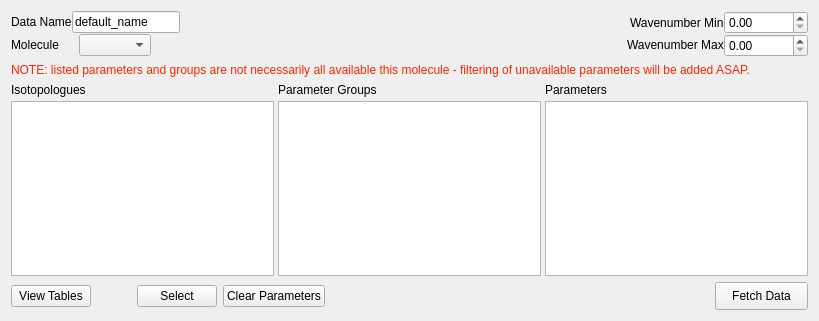
<?xml version="1.0" encoding="UTF-8"?>
<ui version="4.0">
 <class>Form</class>
 <widget class="QWidget" name="Form">
  <property name="geometry">
   <rect>
    <x>0</x>
    <y>0</y>
    <width>819</width>
    <height>321</height>
   </rect>
  </property>
  <property name="windowTitle">
   <string>Form</string>
  </property>
  <layout class="QVBoxLayout" name="verticalLayout_7">
   <item>
    <layout class="QVBoxLayout" name="verticalLayout_11">
     <property name="spacing">
      <number>0</number>
     </property>
     <property name="sizeConstraint">
      <enum>QLayout::SetDefaultConstraint</enum>
     </property>
     <item>
      <layout class="QHBoxLayout" name="horizontalLayout_19">
       <item>
        <widget class="QLabel" name="label_14">
         <property name="sizePolicy">
          <sizepolicy hsizetype="Maximum" vsizetype="Maximum">
           <horstretch>0</horstretch>
           <verstretch>0</verstretch>
          </sizepolicy>
         </property>
         <property name="minimumSize">
          <size>
           <width>0</width>
           <height>0</height>
          </size>
         </property>
         <property name="font">
          <font>
           <pointsize>9</pointsize>
          </font>
         </property>
         <property name="text">
          <string>Data Name</string>
         </property>
        </widget>
       </item>
       <item>
        <widget class="QLineEdit" name="data_name">
         <property name="sizePolicy">
          <sizepolicy hsizetype="Minimum" vsizetype="Fixed">
           <horstretch>0</horstretch>
           <verstretch>0</verstretch>
          </sizepolicy>
         </property>
         <property name="minimumSize">
          <size>
           <width>0</width>
           <height>0</height>
          </size>
         </property>
         <property name="font">
          <font>
           <pointsize>9</pointsize>
          </font>
         </property>
         <property name="text">
          <string>default_name</string>
         </property>
        </widget>
       </item>
       <item>
        <spacer name="horizontalSpacer">
         <property name="orientation">
          <enum>Qt::Horizontal</enum>
         </property>
         <property name="sizeHint" stdset="0">
          <size>
           <width>40</width>
           <height>20</height>
          </size>
         </property>
        </spacer>
       </item>
       <item>
        <widget class="QLabel" name="label_15">
         <property name="sizePolicy">
          <sizepolicy hsizetype="Maximum" vsizetype="Preferred">
           <horstretch>0</horstretch>
           <verstretch>0</verstretch>
          </sizepolicy>
         </property>
         <property name="maximumSize">
          <size>
           <width>16777215</width>
           <height>16777215</height>
          </size>
         </property>
         <property name="font">
          <font>
           <pointsize>9</pointsize>
          </font>
         </property>
         <property name="text">
          <string>Wavenumber Min</string>
         </property>
        </widget>
       </item>
       <item>
        <widget class="QDoubleSpinBox" name="numin">
         <property name="sizePolicy">
          <sizepolicy hsizetype="Fixed" vsizetype="Fixed">
           <horstretch>0</horstretch>
           <verstretch>0</verstretch>
          </sizepolicy>
         </property>
         <property name="minimumSize">
          <size>
           <width>0</width>
           <height>0</height>
          </size>
         </property>
         <property name="font">
          <font>
           <pointsize>9</pointsize>
          </font>
         </property>
         <property name="decimals">
          <number>2</number>
         </property>
         <property name="maximum">
          <double>100000.000000000000000</double>
         </property>
         <property name="value">
          <double>0.000000000000000</double>
         </property>
        </widget>
       </item>
      </layout>
     </item>
     <item>
      <layout class="QHBoxLayout" name="horizontalLayout_20">
       <item>
        <widget class="QLabel" name="label_16">
         <property name="sizePolicy">
          <sizepolicy hsizetype="Maximum" vsizetype="Maximum">
           <horstretch>0</horstretch>
           <verstretch>0</verstretch>
          </sizepolicy>
         </property>
         <property name="minimumSize">
          <size>
           <width>61</width>
           <height>0</height>
          </size>
         </property>
         <property name="font">
          <font>
           <pointsize>9</pointsize>
          </font>
         </property>
         <property name="text">
          <string>Molecule</string>
         </property>
        </widget>
       </item>
       <item>
        <spacer name="horizontalSpacer_4">
         <property name="orientation">
          <enum>Qt::Horizontal</enum>
         </property>
         <property name="sizeType">
          <enum>QSizePolicy::Fixed</enum>
         </property>
         <property name="sizeHint" stdset="0">
          <size>
           <width>7</width>
           <height>5</height>
          </size>
         </property>
        </spacer>
       </item>
       <item>
        <widget class="QComboBox" name="molecule_id">
         <property name="sizePolicy">
          <sizepolicy hsizetype="Minimum" vsizetype="Fixed">
           <horstretch>0</horstretch>
           <verstretch>0</verstretch>
          </sizepolicy>
         </property>
         <property name="minimumSize">
          <size>
           <width>0</width>
           <height>0</height>
          </size>
         </property>
         <property name="font">
          <font>
           <pointsize>9</pointsize>
          </font>
         </property>
        </widget>
       </item>
       <item>
        <spacer name="horizontalSpacer_2">
         <property name="orientation">
          <enum>Qt::Horizontal</enum>
         </property>
         <property name="sizeHint" stdset="0">
          <size>
           <width>40</width>
           <height>20</height>
          </size>
         </property>
        </spacer>
       </item>
       <item>
        <widget class="QLabel" name="label_17">
         <property name="sizePolicy">
          <sizepolicy hsizetype="Maximum" vsizetype="Maximum">
           <horstretch>0</horstretch>
           <verstretch>0</verstretch>
          </sizepolicy>
         </property>
         <property name="maximumSize">
          <size>
           <width>16777215</width>
           <height>16777215</height>
          </size>
         </property>
         <property name="font">
          <font>
           <pointsize>9</pointsize>
          </font>
         </property>
         <property name="text">
          <string>Wavenumber Max</string>
         </property>
        </widget>
       </item>
       <item>
        <widget class="QDoubleSpinBox" name="numax">
         <property name="sizePolicy">
          <sizepolicy hsizetype="Fixed" vsizetype="Fixed">
           <horstretch>0</horstretch>
           <verstretch>0</verstretch>
          </sizepolicy>
         </property>
         <property name="minimumSize">
          <size>
           <width>0</width>
           <height>0</height>
          </size>
         </property>
         <property name="font">
          <font>
           <pointsize>9</pointsize>
          </font>
         </property>
         <property name="decimals">
          <number>2</number>
         </property>
         <property name="maximum">
          <double>100000.000000000000000</double>
         </property>
         <property name="value">
          <double>0.000000000000000</double>
         </property>
        </widget>
       </item>
      </layout>
     </item>
    </layout>
   </item>
   <item>
    <widget class="QLabel" name="label">
     <property name="text">
      <string>&lt;html&gt;&lt;head/&gt;&lt;body&gt;&lt;p&gt;&lt;span style=&quot; color:#ff2600;&quot;&gt;NOTE: listed parameters and groups are not necessarily all available this molecule - filtering of unavailable parameters will be added ASAP.&lt;/span&gt;&lt;/p&gt;&lt;/body&gt;&lt;/html&gt;</string>
     </property>
     <property name="wordWrap">
      <bool>true</bool>
     </property>
    </widget>
   </item>
   <item>
    <layout class="QHBoxLayout" name="horizontalLayout_8">
     <property name="spacing">
      <number>4</number>
     </property>
     <property name="sizeConstraint">
      <enum>QLayout::SetNoConstraint</enum>
     </property>
     <item>
      <layout class="QVBoxLayout" name="verticalLayout_15">
       <property name="sizeConstraint">
        <enum>QLayout::SetNoConstraint</enum>
       </property>
       <item>
        <spacer name="verticalSpacer_8">
         <property name="orientation">
          <enum>Qt::Vertical</enum>
         </property>
         <property name="sizeType">
          <enum>QSizePolicy::Minimum</enum>
         </property>
         <property name="sizeHint" stdset="0">
          <size>
           <width>0</width>
           <height>0</height>
          </size>
         </property>
        </spacer>
       </item>
       <item>
        <widget class="QLabel" name="label_18">
         <property name="sizePolicy">
          <sizepolicy hsizetype="Fixed" vsizetype="Fixed">
           <horstretch>0</horstretch>
           <verstretch>0</verstretch>
          </sizepolicy>
         </property>
         <property name="font">
          <font>
           <pointsize>9</pointsize>
          </font>
         </property>
         <property name="text">
          <string>Isotopologues</string>
         </property>
         <property name="alignment">
          <set>Qt::AlignLeading|Qt::AlignLeft|Qt::AlignVCenter</set>
         </property>
        </widget>
       </item>
       <item>
        <widget class="QListWidget" name="iso_list">
         <property name="sizePolicy">
          <sizepolicy hsizetype="Expanding" vsizetype="Expanding">
           <horstretch>0</horstretch>
           <verstretch>0</verstretch>
          </sizepolicy>
         </property>
        </widget>
       </item>
      </layout>
     </item>
     <item>
      <layout class="QVBoxLayout" name="verticalLayout_16">
       <property name="sizeConstraint">
        <enum>QLayout::SetNoConstraint</enum>
       </property>
       <item>
        <spacer name="verticalSpacer_9">
         <property name="orientation">
          <enum>Qt::Vertical</enum>
         </property>
         <property name="sizeType">
          <enum>QSizePolicy::Minimum</enum>
         </property>
         <property name="sizeHint" stdset="0">
          <size>
           <width>0</width>
           <height>0</height>
          </size>
         </property>
        </spacer>
       </item>
       <item>
        <widget class="QLabel" name="param_group_lbl">
         <property name="sizePolicy">
          <sizepolicy hsizetype="Fixed" vsizetype="Fixed">
           <horstretch>0</horstretch>
           <verstretch>0</verstretch>
          </sizepolicy>
         </property>
         <property name="font">
          <font>
           <pointsize>9</pointsize>
          </font>
         </property>
         <property name="text">
          <string>Parameter Groups</string>
         </property>
        </widget>
       </item>
       <item>
        <widget class="QListWidget" name="param_group_list">
         <property name="sizePolicy">
          <sizepolicy hsizetype="Expanding" vsizetype="Expanding">
           <horstretch>0</horstretch>
           <verstretch>0</verstretch>
          </sizepolicy>
         </property>
        </widget>
       </item>
      </layout>
     </item>
     <item>
      <layout class="QVBoxLayout" name="verticalLayout_17">
       <property name="sizeConstraint">
        <enum>QLayout::SetNoConstraint</enum>
       </property>
       <item>
        <spacer name="verticalSpacer_10">
         <property name="orientation">
          <enum>Qt::Vertical</enum>
         </property>
         <property name="sizeType">
          <enum>QSizePolicy::Minimum</enum>
         </property>
         <property name="sizeHint" stdset="0">
          <size>
           <width>0</width>
           <height>0</height>
          </size>
         </property>
        </spacer>
       </item>
       <item>
        <widget class="QLabel" name="label_20">
         <property name="sizePolicy">
          <sizepolicy hsizetype="Fixed" vsizetype="Fixed">
           <horstretch>0</horstretch>
           <verstretch>0</verstretch>
          </sizepolicy>
         </property>
         <property name="font">
          <font>
           <pointsize>9</pointsize>
          </font>
         </property>
         <property name="text">
          <string>Parameters</string>
         </property>
        </widget>
       </item>
       <item>
        <widget class="QListWidget" name="param_list">
         <property name="sizePolicy">
          <sizepolicy hsizetype="Expanding" vsizetype="Expanding">
           <horstretch>0</horstretch>
           <verstretch>0</verstretch>
          </sizepolicy>
         </property>
        </widget>
       </item>
      </layout>
     </item>
    </layout>
   </item>
   <item>
    <layout class="QHBoxLayout" name="horizontalLayout_21">
     <property name="sizeConstraint">
      <enum>QLayout::SetNoConstraint</enum>
     </property>
     <item>
      <widget class="QPushButton" name="edit_button">
       <property name="text">
        <string>View Tables</string>
       </property>
      </widget>
     </item>
     <item>
      <spacer name="horizontalSpacer_3">
       <property name="orientation">
        <enum>Qt::Horizontal</enum>
       </property>
       <property name="sizeType">
        <enum>QSizePolicy::Fixed</enum>
       </property>
       <property name="sizeHint" stdset="0">
        <size>
         <width>40</width>
         <height>20</height>
        </size>
       </property>
      </spacer>
     </item>
     <item>
      <widget class="QPushButton" name="select_button">
       <property name="text">
        <string>Select</string>
       </property>
      </widget>
     </item>
     <item>
      <widget class="QPushButton" name="clear_param_button">
       <property name="text">
        <string>Clear Parameters</string>
       </property>
      </widget>
     </item>
     <item>
      <spacer name="horizontalSpacer_8">
       <property name="orientation">
        <enum>Qt::Horizontal</enum>
       </property>
       <property name="sizeHint" stdset="0">
        <size>
         <width>0</width>
         <height>20</height>
        </size>
       </property>
      </spacer>
     </item>
     <item>
      <widget class="QPushButton" name="fetch_button">
       <property name="sizePolicy">
        <sizepolicy hsizetype="Maximum" vsizetype="Fixed">
         <horstretch>0</horstretch>
         <verstretch>0</verstretch>
        </sizepolicy>
       </property>
       <property name="minimumSize">
        <size>
         <width>93</width>
         <height>28</height>
        </size>
       </property>
       <property name="font">
        <font>
         <pointsize>9</pointsize>
        </font>
       </property>
       <property name="text">
        <string>Fetch Data</string>
       </property>
      </widget>
     </item>
    </layout>
   </item>
  </layout>
 </widget>
 <resources/>
 <connections/>
</ui>
